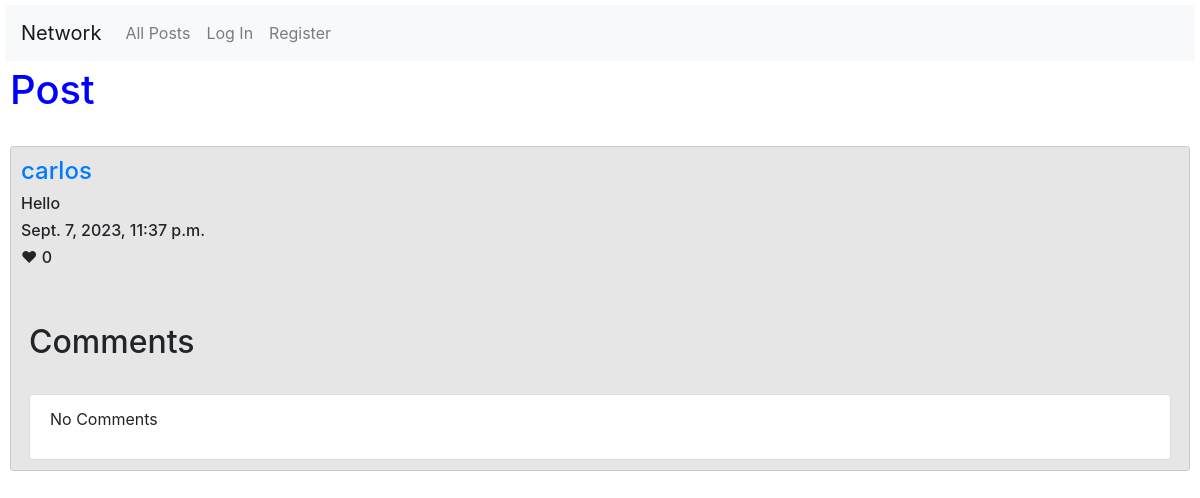
Page /postPage/38 on the earlier database version.
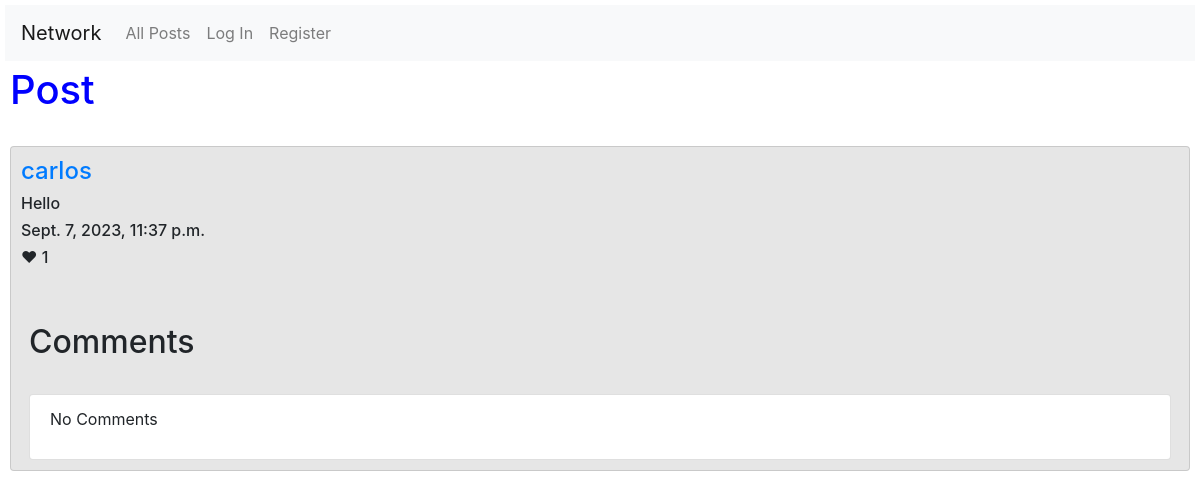
Same page on the later database version.
### network/models.py (models this page shows, shortened)
class Post(models.Model):
    user = models.ForeignKey(User, on_delete=models.CASCADE, related_name="poster")
    content = models.TextField(max_length=180, null=False)
    timestamp = models.DateTimeField(auto_now_add=True)
    like = models.IntegerField(default=0)

class User(AbstractUser):
    pass

### network/views.py (the view)
# urls.py: path("postPage/<int:post_id>", views.post_page, name="post_page"),
@csrf_exempt
def post_page(request, post_id):
    try:
        post = Post.objects.get(id=post_id)
    except Post.DoesNotExist:
        return JsonResponse({"error": "Post Not Found"}, status=404)
    if request.method == "GET":
        comments = Comment.objects.filter(post_id=post_id)
        comment_list = []
        for i in range(0, len(comments)):
            comment_list.append(comments[i])
        comment_list.sort(key=lambda comment: comment.id, reverse=True)
        likes = UserLike.objects.filter(user_id=request.user.id)
        like_post = []
        for i in range(0, len(likes)):
            like_post.append(likes[i].post_like)
        if post in like_post:
            likes = "Yes"
        else:
            likes = "Not"
        return render(request, "network/post.html", {
            "post": post,
            "comments": comment_list,
            "likes": likes})

### network/templates/network/post.html (shortened to what this page needs)
{% extends "network/layout.html" %}
{% block body %}
    <h1>Post</h1>
    <br>
    <div class="card">
            <h4><a href="{% url 'profile' post.user %}">{{post.user}}</a></h4>
            <div id="post_{{post.id}}">
                <h6 id="h6_{{post.id}}">{{post.content}}</h6>
                <h6>{{post.timestamp}}</h6>
                <h6 id="like_{{post.id}}">&#10084; {{post.like}}</h6>
                <br>
            </div>
            <br>
        <div class="mx-2">
            <h2>Comments</h2>
            <br>
            <ul class="list-group">
                {% if comments %}
                    {% for comment in comments %}
                    <li class="list-group-item">
                        <h6>{{comment.comment}}</h6>
                        <p>Posted by <b>{{comment.author}}</b></p>
                        <p>{{comment.timedate}}</p>
                    </li>
                    {% endfor %}
                {% else %}
                    <li class="list-group-item">
                        <p>No Comments</p>
                    </li>
                {% endif %}
            </ul>
        </div>
    </div>
{% endblock %}

Differences in the rows shown:
changed Post "Hello": like "0" → "1"
